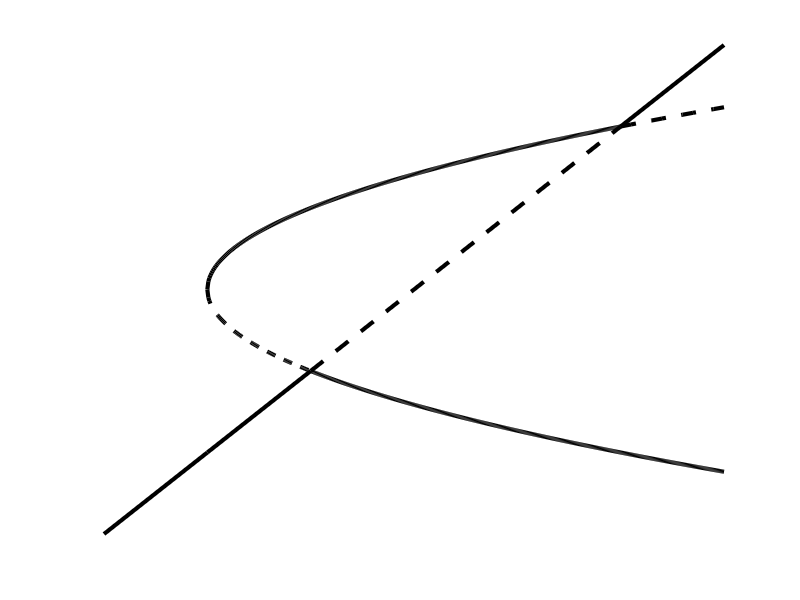

MATLAB code for this plot:
figure;
a = 1;
x1s = [-2:0]; y1s =a*x1s;
x1a = [0,3]; y1a = a*x1a;
plot(x1s,y1s,'k','Linewidth',3); hold on;
plot(x1a,y1a,'k--','Linewidth',3); 
x1s = [3:4]; y1s =a*x1s;
plot(x1s,y1s,'k','Linewidth',3); hold on;


x2 = [-1:.01:3];
y2 = 1+sqrt(x2+1);
x2a = [3:.1:4];
y2a = 1+sqrt(x2a+1);
plot(x2,y2,'k','Linewidth',3);
plot(x2a,y2a,'k--','Linewidth',3);

x3a = [-1:.01:0];
y3a = 1-sqrt(x3a+1);
plot(x3a,y3a,'k--','Linewidth',3);
x3 = [0:.01:4];
y3 = 1-sqrt(x3+1);
plot(x3,y3,'k','Linewidth',3);

axis off;

